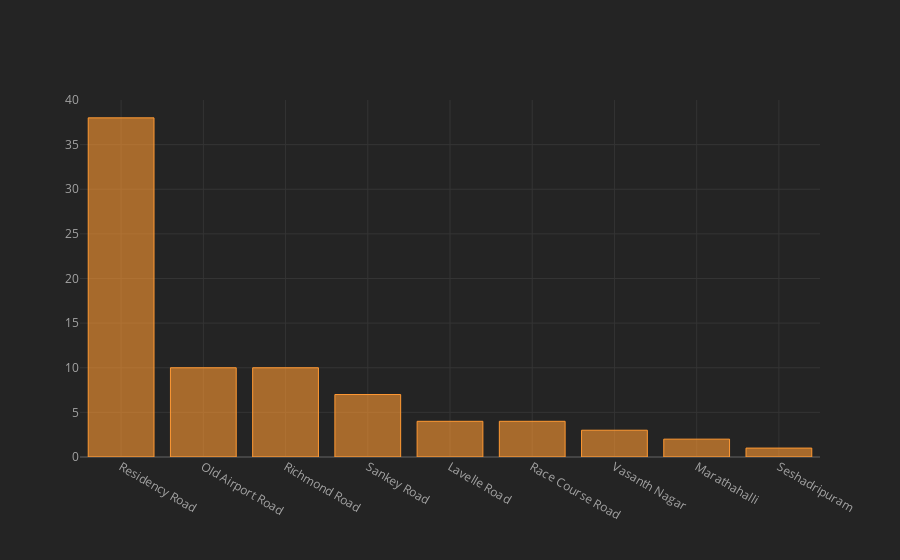

This figure's notebook cell:
### Code cell
x.iplot(kind="bar")

### Figure 1 — Plotly figure (JSON) as saved in the notebook; plotly's stock layout.template omitted (floating-point values rounded to 4 significant figures)
{"data": [{"marker": {"color": "rgba(255, 153, 51, 0.6)", "line": {"color": "rgba(255, 153, 51, 1.0)", "width": 1}}, "name": "location", "orientation": "v", "text": "", "type": "bar", "x": ["Residency Road", "Old Airport Road", "Richmond Road", "Sankey Road", "Lavelle Road", "Race Course Road", "Vasanth Nagar", "Marathahalli", "Seshadripuram"], "y": [38, 10, 10, 7, 4, 4, 3, 2, 1]}], "layout": {"legend": {"bgcolor": "#242424", "font": {"color": "#F4F4F4"}}, "paper_bgcolor": "#242424", "plot_bgcolor": "#242424", "title": {"font": {"color": "#F4F4F4"}}, "xaxis": {"gridcolor": "#343434", "showgrid": true, "tickfont": {"color": "#A4A4A4"}, "title": {"font": {"color": "#A4A4A4"}, "text": ""}, "zerolinecolor": "#444444"}, "yaxis": {"gridcolor": "#343434", "showgrid": true, "tickfont": {"color": "#A4A4A4"}, "title": {"font": {"color": "#A4A4A4"}, "text": ""}, "zerolinecolor": "#444444"}}}
